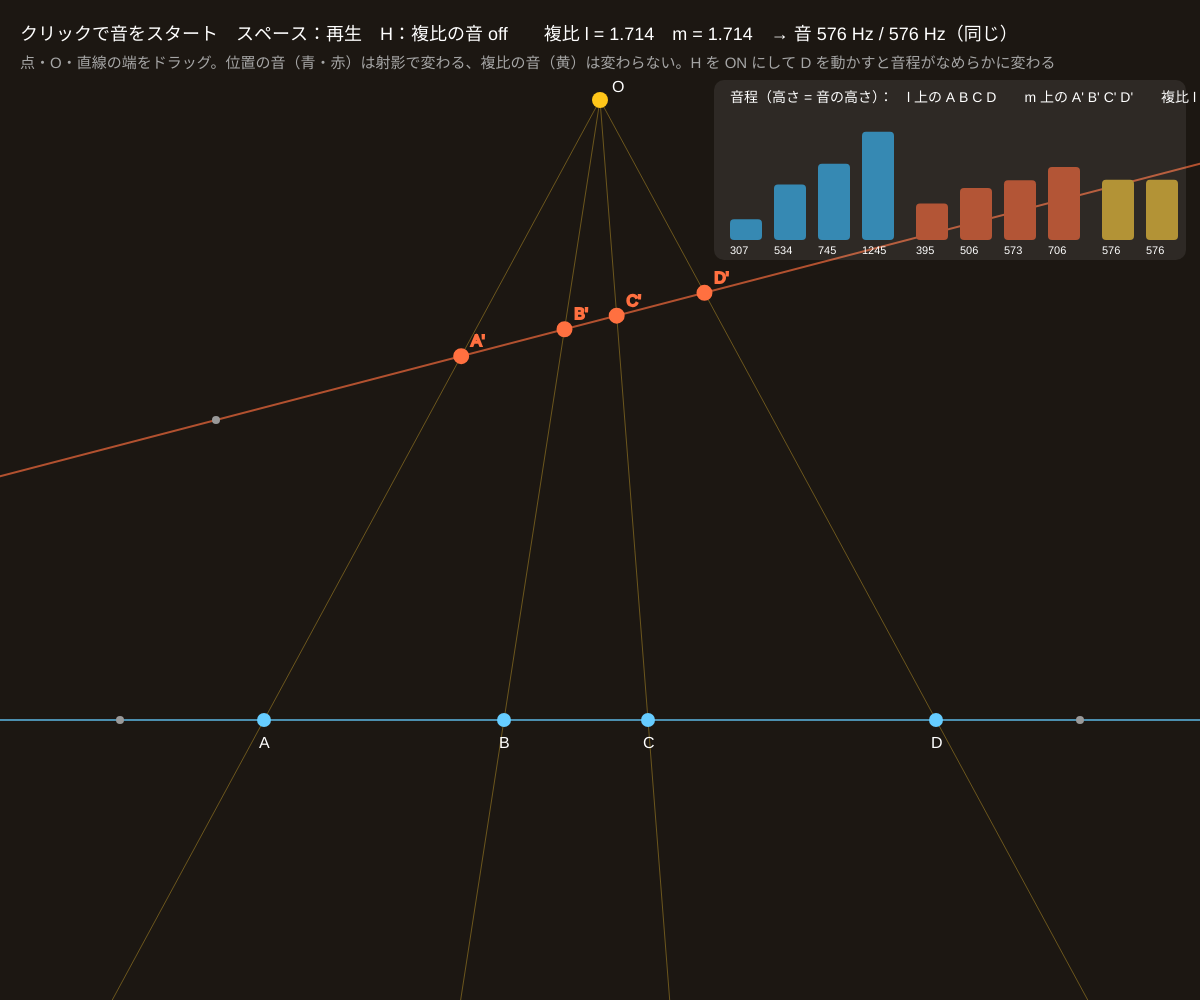
Frame 1 (no input)
Frame 60 (no input): identical to frame 1, image omitted
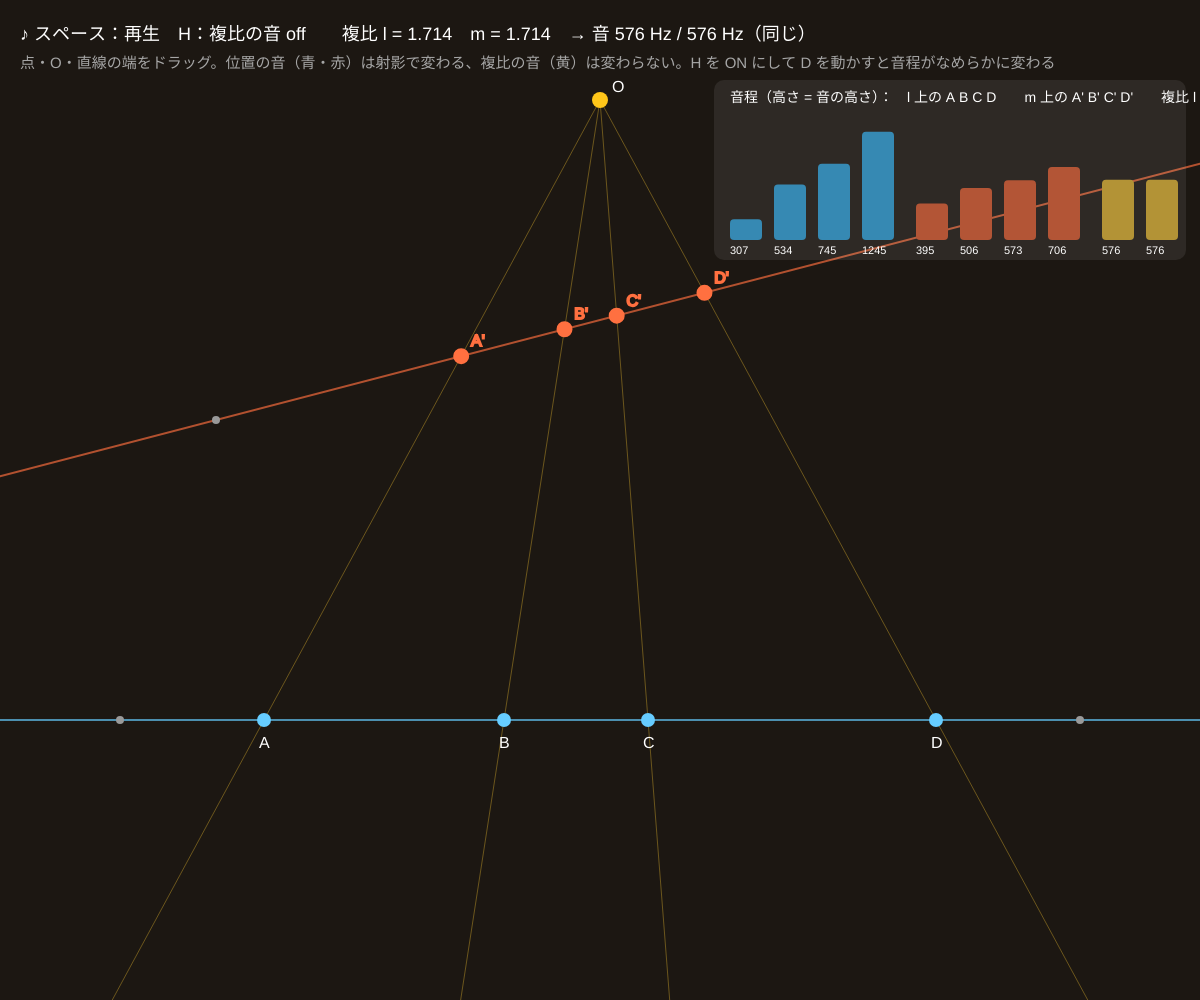
Frame 120 (the mouse pressed at the canvas centre since frame 60)

The p5.js sketch that drew these frames (run headless with seeded random() and noise() and a simulated clock; from frame 60 on, the mouse is pressed at the canvas centre):

// p5.js sketch
// ── sketch.js
// ============================================
// 13 複比を聴く
// 直線 l 上の 4 点を O から直線 m に射影する（04 と同じ図）。点の「位置」を音程にすると射影で音は変わるが、
//   「複比」を音程にすると射影しても同じ音 ─ 不変量は「同じ音」として聞こえる
//   スペース：l の 4 点の音 → m の 4 点の音（ちがう） → l の複比の音 と m の複比の音（同じ）
// クリックで音をスタート / スペース = 再生 / H = 複比の音を鳴らし続ける（ドラッグしながら聴く） / 点・O・直線の端をドラッグ / R = リセット
// ============================================

let la, lb, ma, mb, O;
let tt = [0.15, 0.4, 0.55, 0.85];     // ★ l 上の 4 点の位置
let handles = [], dragging = -1;
let seq = [], seqIdx = -1, nextAt = 0; // 再生中の音の列
let hum = false, humTone = null;
let baseF = 220;                       // ★ 音の基準（Hz）

function setup() {
  createCanvas(windowWidth, windowHeight);
  colorMode(HSB, 360, 100, 100, 100);
  resetAll();
}
function resetAll() {
  la = { x: width * 0.1, y: height * 0.72 }; lb = { x: width * 0.9, y: height * 0.72 };
  ma = { x: width * 0.18, y: height * 0.42 }; mb = { x: width * 0.82, y: height * 0.22 };
  O = { x: width * 0.5, y: height * 0.1 }; tt = [0.15, 0.4, 0.55, 0.85];
}
function onL(t) { return { x: la.x + (lb.x - la.x) * t, y: la.y + (lb.y - la.y) * t }; }
// ★ 位置 → 音程：直線の端 a からの距離（px）を半音に
function posFreq(d) { return baseF * Math.pow(2, constrain(d / 300, 0, 2.5)); }
// ★ 複比 → 音程：|複比| の対数を半音に（複比が同じなら同じ音）
function crFreq(cr) { return isNaN(cr) ? baseF : baseF * Math.pow(2, constrain(Math.log2(Math.abs(cr) + 1e-6) * 0.5 + 1, 0, 3)); }

function draw() {
  background(30, 35, 11);
  if (dragging >= 0) {
    if (dragging < 4) { let vx = lb.x - la.x, vy = lb.y - la.y, L2 = vx * vx + vy * vy || 1; tt[dragging] = constrain(((mouseX - la.x) * vx + (mouseY - la.y) * vy) / L2, -0.3, 1.3); }
    else { handles[dragging].x = mouseX; handles[dragging].y = mouseY; }
  }
  let P = tt.map(onL), m = lineThrough(ma, mb), l = lineThrough(la, lb);
  let Pp = P.map((p) => hCross(lineThrough(O, p), m)), Q = Pp.map(toXY);
  let crL = crossRatioH(...P.map((p) => hPt(p.x, p.y)), hPt(la.x, la.y), hPt(lb.x, lb.y));
  let crM = crossRatioH(...Pp, hPt(ma.x, ma.y), hPt(mb.x, mb.y));
  let fL = P.map((p) => posFreq(dist(la.x, la.y, p.x, p.y)));
  let fM = Q.map((q) => (q ? posFreq(dist(ma.x, ma.y, q.x, q.y)) : baseF * 8));

  // 再生
  if (seqIdx >= 0 && millis() >= nextAt) {
    if (seqIdx < seq.length) { playTone(seq[seqIdx].f, seq[seqIdx].dur); nextAt = millis() + seq[seqIdx].dur * 1000 + 80; seqIdx++; }
    else seqIdx = -1;
  }
  if (hum && audioCtx) { if (!humTone) humTone = startTone(crFreq(crL), 0.12, 'triangle'); humTone.o.frequency.setTargetAtTime(crFreq(crL), audioCtx.currentTime, 0.03); }
  else if (humTone) { stopTone(humTone); humTone = null; }

  // 図
  stroke(200, 60, 95, 70); strokeWeight(2); drawHLine(l);
  stroke(15, 75, 95, 70); drawHLine(m);
  stroke(45, 80, 100, 35); strokeWeight(1);
  for (let p of P) { let d = { x: p.x - O.x, y: p.y - O.y }; line(O.x, O.y, p.x + d.x * 3, p.y + d.y * 3); }
  noStroke(); textSize(16);
  let nm = ['A', 'B', 'C', 'D'], cur = seqIdx > 0 ? seq[seqIdx - 1] : null;
  for (let i = 0; i < 4; i++) {
    let on = cur && cur.who === 'l' && cur.i === i;
    fill(200, 60, 100); circle(P[i].x, P[i].y, on ? 26 : 14); fill(0, 0, 100); text(nm[i], P[i].x - 5, P[i].y + 28);
    on = cur && cur.who === 'm' && cur.i === i;
    fill(15, 75, 100); stroke(15, 75, 100); strokeWeight(2); drawHPoint(Pp[i], on ? 26 : 14, nm[i] + "'"); noStroke();
  }
  fill(45, 90, 100); circle(O.x, O.y, 16); fill(0, 0, 100); text('O', O.x + 12, O.y - 8);
  fill(0, 0, 60); for (let h of [la, lb, ma, mb]) circle(h.x, h.y, 8);

  // 音の列（ピアノロール風）
  let bx = width - 470, by = 110, bw = 440, bh = 130;
  fill(0, 0, 100, 8); rect(bx - 16, by - 30, bw + 32, bh + 50, 10);
  fill(0, 0, 100); textSize(14); text('音程（高さ = 音の高さ）：　l 上の A B C D　　m 上の A\' B\' C\' D\'　　複比 l / m', bx, by - 8);
  let allF = [...fL.map((f, i) => ({ f, who: 'l', i })), ...fM.map((f, i) => ({ f, who: 'm', i })), { f: crFreq(crL), who: 'cr', i: 0 }, { f: crFreq(crM), who: 'cr', i: 1 }];
  for (let k = 0; k < allF.length; k++) {
    let a = allF[k], x = bx + k * 44 + (k >= 4 ? 10 : 0) + (k >= 8 ? 10 : 0), hgt = constrain(Math.log2(a.f / baseF) / 3, 0, 1) * bh;
    let on = cur && cur.who === a.who && cur.i === a.i;
    fill(a.who === 'l' ? 200 : a.who === 'm' ? 15 : 45, 70, on ? 100 : 70); rect(x, by + bh - hgt, 32, hgt, 4);
    fill(0, 0, 100); textSize(11); text(nf(a.f, 1, 0), x, by + bh + 14);
  }

  fill(0, 0, 100); textSize(18);
  text((audioCtx ? '♪ ' : 'クリックで音をスタート　') + 'スペース：再生　H：複比の音 ' + (hum ? 'ON' : 'off') + '　　複比 l = ' + fmt(crL) + '　m = ' + fmt(crM) + '　→ 音 ' + nf(crFreq(crL), 1, 0) + ' Hz / ' + nf(crFreq(crM), 1, 0) + ' Hz（同じ）', 20, 40);
  fill(0, 0, 65); textSize(15);
  text('点・O・直線の端をドラッグ。位置の音（青・赤）は射影で変わる、複比の音（黄）は変わらない。H を ON にして D を動かすと音程がなめらかに変わる', 20, 68);
}
function fmt(v) { return isNaN(v) ? '—' : Math.abs(v) > 1e4 ? '∞' : nf(v, 1, 3); }

function mousePressed() {
  startAudio();
  handles = [...tt.map(onL), O, la, lb, ma, mb];
  dragging = nearestHandle(handles, mouseX, mouseY, 26);
}
function mouseReleased() { dragging = -1; }
function keyPressed() {
  startAudio();
  if (key === ' ') {
    let P = tt.map(onL), m = lineThrough(ma, mb);
    let Pp = P.map((p) => hCross(lineThrough(O, p), m)), Q = Pp.map(toXY);
    let crL = crossRatioH(...P.map((p) => hPt(p.x, p.y)), hPt(la.x, la.y), hPt(lb.x, lb.y));
    let crM = crossRatioH(...Pp, hPt(ma.x, ma.y), hPt(mb.x, mb.y));
    seq = [];
    for (let i = 0; i < 4; i++) seq.push({ f: posFreq(dist(la.x, la.y, P[i].x, P[i].y)), dur: 0.25, who: 'l', i });
    for (let i = 0; i < 4; i++) seq.push({ f: Q[i] ? posFreq(dist(ma.x, ma.y, Q[i].x, Q[i].y)) : baseF * 8, dur: 0.25, who: 'm', i });
    seq.push({ f: crFreq(crL), dur: 0.6, who: 'cr', i: 0 }); seq.push({ f: crFreq(crM), dur: 0.6, who: 'cr', i: 1 });
    seqIdx = 0; nextAt = millis() + 300;
  }
  if (key === 'h' || key === 'H') hum = !hum;
  if (key === 'r' || key === 'R') resetAll();
}

// ---------- やってみよう ----------
// 1. O を動かすと青の音は変わらず赤の音だけ変わる。黄は両方変わらない。なぜ青は変わらない？
// 2. crFreq を「複比そのもの × 100 Hz」に変えてみる。複比が負のときはどうする？
// 3. 4 点の順番を変えた複比（1−λ, 1/λ…）を和音にして鳴らす（6 種類の値）
// 4. 調和列点（複比 −1、09）のとき決まった音が鳴る「調和アラーム」を作ろう

// ==================================================
// ここから下は「射影幾何の道具」（同次座標・外積・行列・ホモグラフィ）
// （中身は読まなくても OK。消さないでね）
// ==================================================

// 同次座標の点 [x, y, w]。w = 1 ならふつうの点 (x, y)、w = 0 なら「方向 (x, y) の無限遠点」
function hPt(x, y, w) { return [x, y, w === undefined ? 1 : w]; }
// 外積。2 点 → それを通る直線 [a, b, c]（ax + by + cw = 0）／ 2 直線 → その交点。どちらも同じ式！
function hCross(p, q) {
  return [p[1] * q[2] - p[2] * q[1], p[2] * q[0] - p[0] * q[2], p[0] * q[1] - p[1] * q[0]];
}
// 内積。点と直線で 0 なら「点が直線の上にある」
function hDot(p, q) { return p[0] * q[0] + p[1] * q[1] + p[2] * q[2]; }
// 3 つの点（または直線）の行列式。0 なら共線（共点）
function hDet(p, q, r) { return hDot(p, hCross(q, r)); }
// 長さを 1 にそろえる（表示用。射影的には同じ点・同じ直線）
function hUnit(p) { let m = Math.hypot(p[0], p[1], p[2]) || 1; return [p[0] / m, p[1] / m, p[2] / m]; }
// 無限遠（または画面からはるか遠く）にあるか
function isFar(p) { return Math.abs(p[2]) * 1e5 < Math.hypot(p[0], p[1]); }
// 同次座標 → 画面の点 {x, y}（無限遠なら null）
function toXY(p) { return isFar(p) ? null : { x: p[0] / p[2], y: p[1] / p[2] }; }
// 2 点 {x, y} を通る直線
function lineThrough(a, b) { return hCross(hPt(a.x, a.y), hPt(b.x, b.y)); }
// 1 直線上の 4 点の複比 (P1,P2;P3,P4)。X, Y はその直線上の基準 2 点（無限遠点があっても計算できる）
function crossRatioH(P1, P2, P3, P4, X, Y) {
  let n = hCross(X, Y), nn = hDot(n, n) || 1;
  let lm = (P) => [hDot(hCross(P, Y), n) / nn, hDot(hCross(X, P), n) / nn];
  let [l1, m1] = lm(P1), [l2, m2] = lm(P2), [l3, m3] = lm(P3), [l4, m4] = lm(P4);
  let num = (l1 * m3 - l3 * m1) * (l2 * m4 - l4 * m2), den = (l2 * m3 - l3 * m2) * (l1 * m4 - l4 * m1);
  return Math.abs(den) < 1e-12 ? NaN : num / den;
}

// 直線 [a, b, c] を枠（省略すると画面全体）いっぱいに描く
function drawHLine(l, box) {
  let [x0, y0, x1, y1] = box || [0, 0, width, height], cand = [];
  for (let e of [[1, 0, -x0], [1, 0, -x1], [0, 1, -y0], [0, 1, -y1]]) {
    let p = toXY(hCross(l, e));
    if (p && p.x > x0 - 1 && p.x < x1 + 1 && p.y > y0 - 1 && p.y < y1 + 1) cand.push(p);
  }
  if (cand.length < 2) return;
  let best = null, bd = -1;
  for (let i = 0; i < cand.length; i++) for (let j = i + 1; j < cand.length; j++) {
    let d = Math.hypot(cand[i].x - cand[j].x, cand[i].y - cand[j].y);
    if (d > bd) { bd = d; best = [cand[i], cand[j]]; }
  }
  line(best[0].x, best[0].y, best[1].x, best[1].y);
}
// 点を描く。ふつうの点なら丸、無限遠点なら枠のふちに「方向の矢印」（向かい合う 2 か所 = 同じ 1 点）
function drawHPoint(p, r, label, box) {
  let [x0, y0, x1, y1] = box || [0, 0, width, height];
  let q = toXY(p);
  if (q) { circle(q.x, q.y, r); if (label) text(label, q.x + r * 0.7, q.y - r * 0.7); return; }
  let dx = p[0], dy = p[1], m = Math.hypot(dx, dy) || 1; dx /= m; dy /= m;
  let cx = (x0 + x1) / 2, cy = (y0 + y1) / 2;
  for (let s of [1, -1]) {
    let ux = dx * s, uy = dy * s, t = Infinity;
    if (ux > 1e-9) t = Math.min(t, (x1 - 30 - cx) / ux); if (ux < -1e-9) t = Math.min(t, (x0 + 30 - cx) / ux);
    if (uy > 1e-9) t = Math.min(t, (y1 - 30 - cy) / uy); if (uy < -1e-9) t = Math.min(t, (y0 + 30 - cy) / uy);
    let x = cx + ux * t, y = cy + uy * t;
    push(); translate(x, y); rotate(Math.atan2(uy, ux));
    line(-r * 2.5, 0, r, 0); line(r, 0, 0, -r * 0.8); line(r, 0, 0, r * 0.8);
    pop();
    if (label) text(label + '∞', x - r * 2, y - r);
  }
}

// 3×3 行列（配列の配列）の道具
function mat3Mul(A, B) {
  let C = [[0, 0, 0], [0, 0, 0], [0, 0, 0]];
  for (let i = 0; i < 3; i++) for (let j = 0; j < 3; j++) for (let k = 0; k < 3; k++) C[i][j] += A[i][k] * B[k][j];
  return C;
}
function mat3Vec(M, v) { return [hDot(M[0], v), hDot(M[1], v), hDot(M[2], v)]; }
function mat3T(M) { return [[M[0][0], M[1][0], M[2][0]], [M[0][1], M[1][1], M[2][1]], [M[0][2], M[1][2], M[2][2]]]; }
function mat3Inv(M) {
  let [[a, b, c], [d, e, f], [g, h, i]] = M;
  let A = e * i - f * h, B = -(d * i - f * g), C = d * h - e * g;
  let det = a * A + b * B + c * C;
  if (Math.abs(det) < 1e-12) return null;
  return [[A / det, -(b * i - c * h) / det, (b * f - c * e) / det],
          [B / det, (a * i - c * g) / det, -(a * f - c * d) / det],
          [C / det, -(a * h - b * g) / det, (a * e - b * d) / det]];
}
// ガウスの消去法（部分ピボット）で A x = b を解く。解けなければ null
function solveLinear(A, b) {
  let n = b.length, M = A.map((r, i) => [...r, b[i]]);
  for (let c = 0; c < n; c++) {
    let p = c;
    for (let r = c + 1; r < n; r++) if (Math.abs(M[r][c]) > Math.abs(M[p][c])) p = r;
    if (Math.abs(M[p][c]) < 1e-12) return null;
    [M[c], M[p]] = [M[p], M[c]];
    for (let r = 0; r < n; r++) {
      if (r === c) continue;
      let f = M[r][c] / M[c][c];
      for (let k = c; k <= n; k++) M[r][k] -= f * M[c][k];
    }
  }
  return M.map((r, i) => r[n] / r[i]);
}
// 4 点の対応 src[i] → dst[i]（{x, y}）からホモグラフィ 3×3 を求める（h33 = 1 に固定、8 本の連立方程式）
function homographyFrom4(src, dst) {
  let A = [], b = [];
  for (let i = 0; i < 4; i++) {
    let x = src[i].x, y = src[i].y, u = dst[i].x, v = dst[i].y;
    A.push([x, y, 1, 0, 0, 0, -u * x, -u * y]); b.push(u);
    A.push([0, 0, 0, x, y, 1, -v * x, -v * y]); b.push(v);
  }
  let h = solveLinear(A, b);
  if (!h) return null;
  return [[h[0], h[1], h[2]], [h[3], h[4], h[5]], [h[6], h[7], 1]];
}
// ホモグラフィで点 {x, y} を写す（無限遠へ飛ぶなら null）
function applyH(H, p) { return toXY(mat3Vec(H, hPt(p.x, p.y))); }
// つかめる点のリスト（{x, y}）からマウスに近いものの番号。半径 r 以内になければ -1
function nearestHandle(list, mx, my, r) {
  let best = -1, bd = r;
  for (let i = 0; i < list.length; i++) {
    let d = Math.hypot(list[i].x - mx, list[i].y - my);
    if (d < bd) { bd = d; best = i; }
  }
  return best;
}

// ==================================================
// ここから下は「音を鳴らすための道具」（Web Audio）
// ==================================================
let audioCtx, masterOut;
function startAudio() {
  if (!audioCtx) {
    audioCtx = new AudioContext();
    masterOut = audioCtx.createGain(); masterOut.gain.value = 0.5;
    masterOut.connect(audioCtx.destination);
  }
  audioCtx.resume();
}
// 1 音を鳴らす（周波数 f Hz、長さ dur 秒）
function playTone(f, dur) {
  if (!audioCtx) return;
  let o = audioCtx.createOscillator(), g = audioCtx.createGain(), t = audioCtx.currentTime;
  o.type = 'triangle'; o.frequency.value = constrain(f, 40, 4000);
  g.gain.setValueAtTime(0.0001, t); g.gain.exponentialRampToValueAtTime(0.3, t + 0.02); g.gain.exponentialRampToValueAtTime(0.0001, t + dur);
  o.connect(g); g.connect(masterOut); o.start(t); o.stop(t + dur + 0.05);
}
// 鳴らしっぱなしの音
function startTone(f, vol, type) {
  if (!audioCtx) return null;
  let o = audioCtx.createOscillator(), g = audioCtx.createGain();
  o.type = type || 'sine'; o.frequency.value = constrain(f, 40, 4000);
  g.gain.setValueAtTime(0.0001, audioCtx.currentTime); g.gain.exponentialRampToValueAtTime(vol, audioCtx.currentTime + 0.05);
  o.connect(g); g.connect(masterOut); o.start();
  return { o, g };
}
function stopTone(t) {
  if (!t) return;
  t.g.gain.setTargetAtTime(0.0001, audioCtx.currentTime, 0.05);
  t.o.stop(audioCtx.currentTime + 0.3);
}
